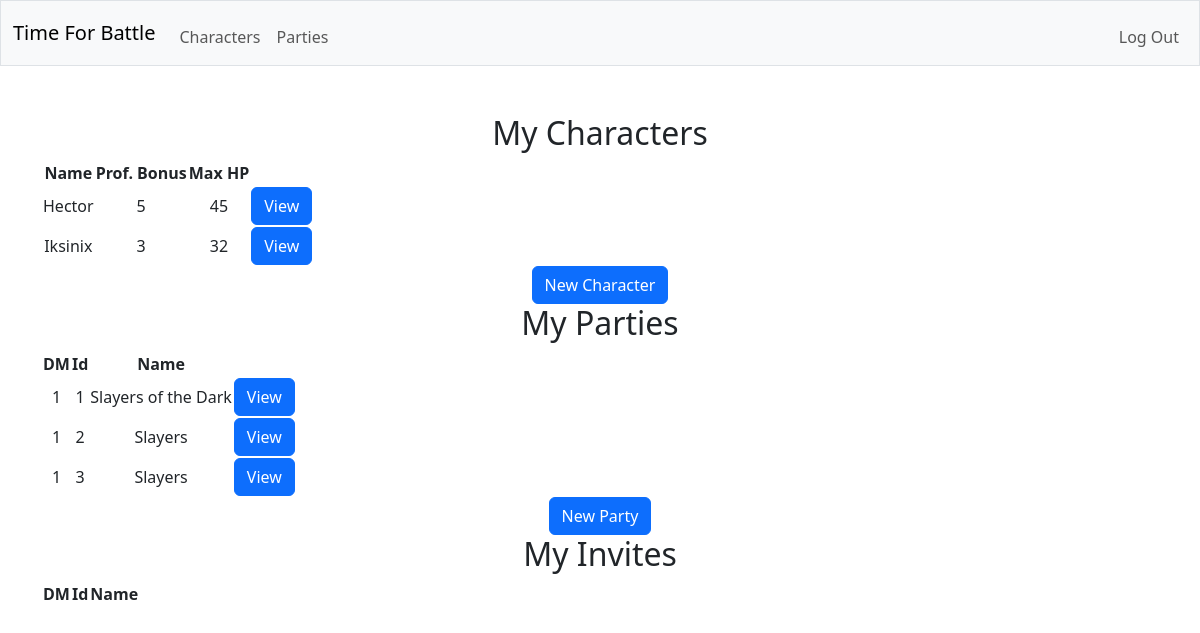
Page / (signed in) on the earlier database version.
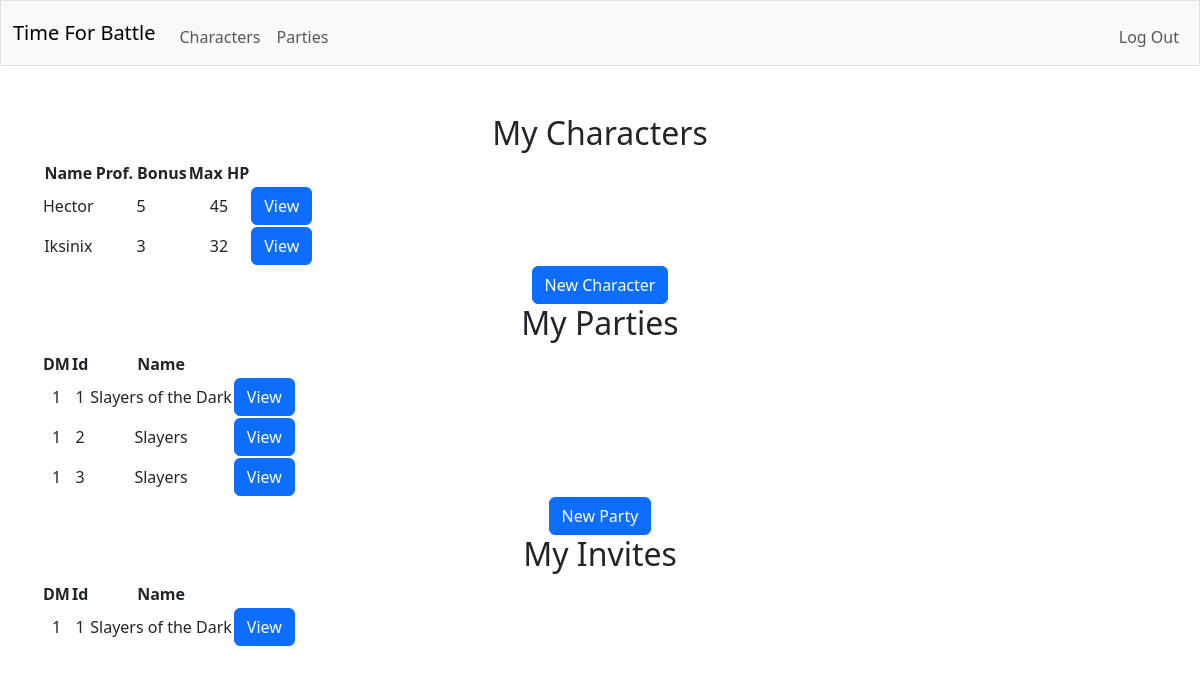
Same page on the later database version.
### tables this page shows
CREATE TABLE characters (id INTEGER PRIMARY KEY AUTOINCREMENT NOT NULL, user_id INTEGER NOT NULL, name TEXT NOT NULL, max_hitpoints INTEGER NOT NULL, prof_bonus INTEGER NOT NULL, FOREIGN KEY (user_id) REFERENCES users(id));

CREATE TABLE parties (id INTEGER PRIMARY KEY AUTOINCREMENT NOT NULL, dm_id INTEGER NOT NULL, name TEXT NOT NULL, FOREIGN KEY (dm_id) REFERENCES users(id));

CREATE TABLE invitations (party_id INTEGER NOT NULL, user_id INTEGER NOT NULL, FOREIGN KEY (party_id) REFERENCES parties(id), FOREIGN KEY (user_id) REFERENCES users(id));

### app.py (the view)
@app.route("/")
@login_required
def index():
    with sqlite3.connect(database) as conn:
        conn.row_factory = sqlite3.Row
        cur = conn.cursor()
        cur.execute(
            "SELECT * FROM characters WHERE user_id = ?",
            (session["user_id"],)
        )
        characters = [dict(row) for row in cur.fetchall()]
    with sqlite3.connect(database) as conn:
        conn.row_factory = sqlite3.Row
        cur = conn.cursor()
        cur.execute(
            "SELECT DISTINCT parties.id, parties.dm_id, parties.name FROM parties LEFT JOIN players ON parties.id = players.party_id LEFT JOIN characters ON players.character_id = characters.id WHERE parties.dm_id = ? OR characters.user_id = ?",
            (session["user_id"], session["user_id"])
        )
        parties = [dict(row) for row in cur.fetchall()]
    with sqlite3.connect(database) as conn:
        conn.row_factory = sqlite3.Row
        cur = conn.cursor()
        cur.execute(
            "SELECT * FROM invitations JOIN parties ON invitations.party_id = parties.id WHERE user_id = ?",
            (session["user_id"],)
        )
        invitations = [dict(row) for row in cur.fetchall()]
    return render_template("index.html", characters=characters, parties=parties, invitations=invitations)

### helpers.py (called while the page is built)
def login_required(f):
    @wraps(f)
    def decorated_function(*args, **kwargs):
        if session.get("user_id") is None:
            return redirect("/login")
        return f(*args, **kwargs)
    return decorated_function

### templates/index.html (shortened to what this page needs)
{% extends "layout.html" %}
{% block main %}
    <h2>My Characters</h2>
    <table>
        <thead>
            <tr>
                <th>Name</th>
                <th>Prof. Bonus</th>
                <th>Max HP</th>
            </tr>
        </thead>
        <tbody>
            {% for character in characters %}
                <tr>
                    <td>{{ character.name }}</td>
                    <td>{{ character.prof_bonus }}</td>
                    <td>{{ character.max_hitpoints }}</td>
                    <td>
                        <form action="/character/{{ character.id }}" method="get">
                            <button class="btn btn-primary" type="submit">View</button>
                        </form>
                    </td>
                </tr>
            {% endfor %}
        </tbody>
    </table>
    <form action="/character/new/edit" method="get">
        <button class="btn btn-primary" type="submit">New Character</button>
    </form>
    <h2>My Parties</h2>
    <table>
        <thead>
            <tr>
                <th>DM</th>
                <th>Id</th>
                <th>Name</th>
            </tr>
        </thead>
        <tbody>
            {% for party in parties %}
                <tr>
                    <td>{{ party.dm_id }}</td>
                    <td>{{ party.id }}</td>
                    <td>{{ party.name }}</td>
                    <td>
                        <form action="/party/{{ party.id }}" method="get">
                            <button class="btn btn-primary" type="submit">View</button>
                        </form>
                    </td>
                </tr>
            {% endfor %}
        </tbody>
    </table>
    <form action="/party/new/edit" method="get">
        <button class="btn btn-primary" type="submit">New Party</button>
    </form>
    <h2>My Invites</h2>
    <table>
        <thead>
            <tr>
                <th>DM</th>
                <th>Id</th>
                <th>Name</th>
            </tr>
        </thead>
        <tbody>
            {% for invitation in invitations %}
                <tr>
                    <td>{{ invitation.dm_id }}</td>
                    <td>{{ invitation.id }}</td>
                    <td>{{ invitation.name }}</td>
                    <td>
                        <form action="/party/{{ invitation.id }}/invitation_response" method="get">
                            <button class="btn btn-primary" type="submit">View</button>
                        </form>
                    </td>
                </tr>
            {% endfor %}
        </tbody>
    </table>
{% endblock %}

Differences in the rows shown:
added invitations: dm_id "1", id "1", name "Slayers of the Dark"
